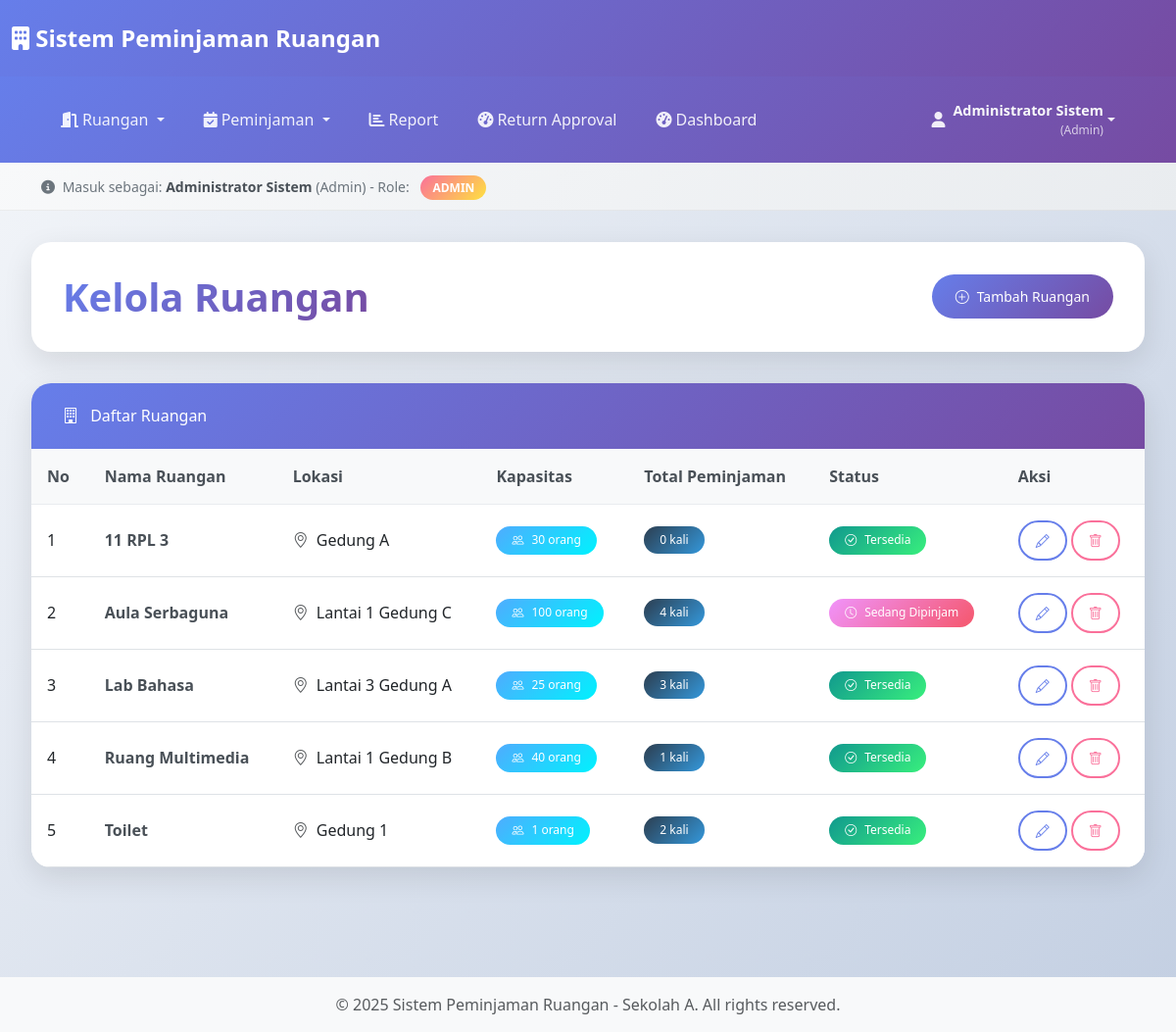
The page /admin/ruangan/index.php (signed in) on the database its author committed.
### tables this page shows
CREATE TABLE IF NOT EXISTS ruangan (
    ruangan_id INT PRIMARY KEY,
    nama_ruangan VARCHAR(100),
    lokasi VARCHAR(100),
    kapasitas INT,
    status VARCHAR(50),
    is_enabled BOOLEAN,
    created_at DATETIME
);

### admin/ruangan/index.php (the view, shortened to what this page needs)
<?php
require_once '../../config/database.php';
try {
    $stmt = $pdo->query("
        SELECT r.*,
               COUNT(pr.ruangan_id) as total_peminjaman,
               COUNT(CASE WHEN pr.status IN ('menunggu', 'disetujui') THEN 1 END) as peminjaman_aktif
        FROM ruangan r
        LEFT JOIN peminjaman_ruangan pr ON r.ruangan_id = pr.ruangan_id
        WHERE r.is_enabled = 1
        GROUP BY r.ruangan_id
        ORDER BY r.nama_ruangan
    ");
    $ruangan_list = $stmt->fetchAll();
} catch (PDOException $e) {
    $error = "Error: " . $e->getMessage();
}
include '../../includes/header.php';
include '../../includes/navbar.php';
?>
<div class="container-fluid main-content">
    <div class="dashboard-header fade-in-up">
        <div class="d-flex justify-content-between align-items-center">
            <h1 class="dashboard-title">Kelola Ruangan</h1>
            <a href="create.php" class="btn btn-modern btn-primary-modern">
                <i class="bi bi-plus-circle"></i> Tambah Ruangan
            </a>
        </div>
    </div>
    <div class="content-card fade-in-up animate-delay-2">
        <div class="card-header-modern">
            <h6 class="m-0">
                <i class="bi bi-building me-2"></i>
                Daftar Ruangan
            </h6>
        </div>
        <div class="card-body p-0">
            <?php if (empty($ruangan_list)): ?>
                <div class="empty-state">
                    <i class="bi bi-building empty-state-icon"></i>
                    <h4 style="color: #495057; margin-bottom: 1rem;">Belum ada data ruangan</h4>
                    <p class="text-muted mb-3">Mulai dengan menambahkan ruangan pertama untuk sistem peminjaman</p>
                    <a href="create.php" class="btn btn-modern btn-primary-modern">
                        <i class="bi bi-plus-circle"></i> Tambah Ruangan Pertama
                    </a>
                </div>
            <?php else: ?>
                <div class="table-responsive">
                    <table class="table table-modern">
                        <thead>
                            <tr>
                                <th>No</th>
                                <th>Nama Ruangan</th>
                                <th>Lokasi</th>
                                <th>Kapasitas</th>
                                <th>Total Peminjaman</th>
                                <th>Status</th>
                                <th>Aksi</th>
                            </tr>
                        </thead>
                        <tbody>
                            <?php foreach ($ruangan_list as $index => $ruangan): ?>
                                <tr>
                                    <td><?= $index + 1 ?></td>
                                    <td>
                                        <strong style="color: #495057;"><?= htmlspecialchars($ruangan['nama_ruangan']) ?></strong>
                                    </td>
                                    <td>
                                        <i class="bi bi-geo-alt text-muted me-1"></i>
                                        <?= htmlspecialchars($ruangan['lokasi']) ?>
                                    </td>
                                    <td>
                                        <span class="badge badge-modern badge-info">
                                            <i class="bi bi-people me-1"></i>
                                            <?= $ruangan['kapasitas'] ?> orang
                                        </span>
                                    </td>
                                    <td>
                                        <span class="badge badge-modern" style="background: var(--dark-gradient); color: white;">
                                            <?= $ruangan['total_peminjaman'] ?> kali
                                        </span>
                                    </td>
                                    <td>
                                        <?php if ($ruangan['peminjaman_aktif'] > 0): ?>
                                            <span class="badge badge-modern badge-warning">
                                                <i class="bi bi-clock me-1"></i>
                                                Sedang Dipinjam
                                            </span>
                                        <?php else: ?>
                                            <span class="badge badge-modern badge-success">
                                                <i class="bi bi-check-circle me-1"></i>
                                                Tersedia
                                            </span>
                                        <?php endif; ?>
                                    </td>
                                    <td>
                                        <div class="d-flex gap-1">
                                            <a href="edit.php?id=<?= $ruangan['ruangan_id'] ?>"
                                               class="btn btn-modern btn-outline-primary-modern btn-sm"
                                               title="Edit">
                                                <i class="bi bi-pencil"></i>
                                            </a>
                                            <a href="delete.php?id=<?= $ruangan['ruangan_id'] ?>"
                                               class="btn btn-modern btn-outline-danger-modern btn-sm"
                                               title="Hapus"
                                               onclick="return confirmDelete('Apakah Anda yakin ingin menghapus ruangan <?= htmlspecialchars($ruangan['nama_ruangan']) ?>?')">
                                                <i class="bi bi-trash"></i>
                                            </a>
                                        </div>
                                    </td>
                                </tr>
                            <?php endforeach; ?>
                        </tbody>
                    </table>
                </div>
            <?php endif; ?>
        </div>
    </div>
</div>
<?php include '../../includes/footer.php'; ?>

### includes/header.php (style rules this page uses)
:root { --primary-gradient: linear-gradient(135deg, #667eea 0%, #764ba2 100%); --success-gradient: linear-gradient(135deg, #11998e 0%, #38ef7d 100%); --warning-gradient: linear-gradient(135deg, #f093fb 0%, #f5576c 100%); --info-gradient: linear-gradient(135deg, #4facfe 0%, #00f2fe 100%); --danger-gradient: linear-gradient(135deg, #fa709a 0%, #fee140 100%); --dark-gradient: linear-gradient(135deg, #2c3e50 0%, #3498db 100%); --card-shadow: 0 10px 30px rgba(0,0,0,0.1); --card-hover-shadow: 0 20px 40px rgba(0,0,0,0.15); }
body { background: linear-gradient(135deg, #f5f7fa 0%, #c3cfe2 100%); min-height: 100vh; font-family: 'Segoe UI', Tahoma, Geneva, Verdana, sans-serif; }
.main-content { padding: 2rem; }
.dashboard-header { background: white; border-radius: 20px; padding: 2rem; margin-bottom: 2rem; box-shadow: var(--card-shadow); border: none; }
.dashboard-title { background: var(--primary-gradient); -webkit-background-clip: text; -webkit-text-fill-color: transparent; background-clip: text; font-weight: 700; font-size: 2.5rem; margin: 0; }
.content-card { border: none; border-radius: 20px; box-shadow: var(--card-shadow); overflow: hidden; background: white; transition: all 0.3s ease; margin-bottom: 2rem; }
.card-header-modern { background: linear-gradient(135deg, #667eea 0%, #764ba2 100%); color: white; border: none; padding: 1.5rem 2rem; font-weight: 600; }
.table-modern { margin: 0; }
.table-modern thead th { background: linear-gradient(135deg, #f8f9fa 0%, #e9ecef 100%); border: none; font-weight: 600; color: #495057; padding: 1rem; border-bottom: 2px solid #dee2e6; }
.table-modern tbody td { padding: 1rem; border-top: 1px solid #e9ecef; vertical-align: middle; }
.badge-modern { padding: 0.5rem 1rem; border-radius: 50px; font-weight: 500; font-size: 0.75rem; display: inline-flex; align-items: center; gap: 0.25rem; }
.badge-success { background: var(--success-gradient); color: white; }
.badge-warning { background: var(--warning-gradient); color: white; }
.badge-info { background: var(--info-gradient); color: white; }
.btn-modern { border-radius: 50px; padding: 0.5rem 1rem; font-weight: 500; border: none; transition: all 0.3s ease; text-decoration: none; display: inline-flex; align-items: center; gap: 0.25rem; font-size: 0.875rem; }
.btn-primary-modern { background: var(--primary-gradient); color: white; }
.fade-in-up { animation: fadeInUp 0.6s ease-out; }
.animate-delay-2 { animation-delay: 0.2s; }

### includes/navbar.php (style rules this page uses)
:root { --primary-gradient: linear-gradient(135deg, #667eea 0%, #764ba2 100%); --success-gradient: linear-gradient(135deg, #11998e 0%, #38ef7d 100%); --warning-gradient: linear-gradient(135deg, #f093fb 0%, #f5576c 100%); --info-gradient: linear-gradient(135deg, #4facfe 0%, #00f2fe 100%); --danger-gradient: linear-gradient(135deg, #fa709a 0%, #fee140 100%); --dark-gradient: linear-gradient(135deg, #2c3e50 0%, #3498db 100%); --card-shadow: 0 10px 30px rgba(0,0,0,0.1); --card-hover-shadow: 0 20px 40px rgba(0,0,0,0.15); }
body { background: linear-gradient(135deg, #f5f7fa 0%, #c3cfe2 100%); min-height: 100vh; font-family: 'Segoe UI', Tahoma, Geneva, Verdana, sans-serif; }
.dashboard-header { position: relative; z-index: -1; }

### rows shown on the page
ruangan: nama_ruangan "11 RPL 3", lokasi "Gedung A", kapasitas "30", total_peminjaman "0", shows "Tersedia"
ruangan: nama_ruangan "Aula Serbaguna", lokasi "Lantai 1 Gedung C", kapasitas "100", total_peminjaman "4", shows "Sedang Dipinjam"
ruangan: nama_ruangan "Lab Bahasa", lokasi "Lantai 3 Gedung A", kapasitas "25", total_peminjaman "3", shows "Tersedia"
ruangan: nama_ruangan "Ruang Multimedia", lokasi "Lantai 1 Gedung B", kapasitas "40", total_peminjaman "1", shows "Tersedia"
ruangan: nama_ruangan "Toilet", lokasi "Gedung 1", kapasitas "1", total_peminjaman "2", shows "Tersedia"

### other values the page prints
$userName "Administrator Sistem"
$jenisUser "Admin"
$userRole "ADMIN"
